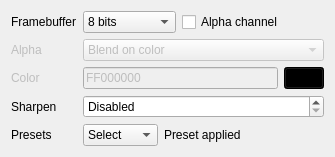
                <widget class="QWidget" name="generalTab">
                 <attribute name="title">
                  <string>General</string>
                 </attribute>
                 <layout class="QFormLayout" name="generalTabLayout">
                  <property name="fieldGrowthPolicy">
                   <enum>QFormLayout::FieldGrowthPolicy::AllNonFixedFieldsGrow</enum>
                  </property>
                  <item row="0" column="0">
                   <widget class="QLabel" name="videoFramebufferLabel">
                    <property name="text">
                     <string>Framebuffer</string>
                    </property>
                   </widget>
                  </item>
                  <item row="0" column="1">
                   <layout class="QHBoxLayout" name="videoFramebufferLayout" stretch="1,1,2">
                    <item>
                     <widget class="QComboBox" name="videoFramebuffer">
                      <property name="sizePolicy">
                       <sizepolicy hsizetype="MinimumExpanding" vsizetype="Fixed">
                        <horstretch>0</horstretch>
                        <verstretch>0</verstretch>
                       </sizepolicy>
                      </property>
                      <property name="currentIndex">
                       <number>0</number>
                      </property>
                      <item>
                       <property name="text">
                        <string>8 bits</string>
                       </property>
                      </item>
                      <item>
                       <property name="text">
                        <string>10 bits</string>
                       </property>
                      </item>
                      <item>
                       <property name="text">
                        <string>12 bits</string>
                       </property>
                      </item>
                      <item>
                       <property name="text">
                        <string>16 bits</string>
                       </property>
                      </item>
                      <item>
                       <property name="text">
                        <string>16 bits float</string>
                       </property>
                      </item>
                      <item>
                       <property name="text">
                        <string>32 bits float</string>
                       </property>
                      </item>
                     </widget>
                    </item>
                    <item>
                     <widget class="QCheckBox" name="videoUseAlpha">
                      <property name="text">
                       <string>Alpha channel</string>
                      </property>
                     </widget>
                    </item>
                    <item>
                     <spacer name="videoFramebufferSpacer">
                      <property name="orientation">
                       <enum>Qt::Orientation::Horizontal</enum>
                      </property>
                      <property name="sizeHint" stdset="0">
                       <size>
                        <width>40</width>
                        <height>20</height>
                       </size>
                      </property>
                     </spacer>
                    </item>
                   </layout>
                  </item>
                  <item row="1" column="0">
                   <widget class="QLabel" name="videoBackgroundLabel">
                    <property name="enabled">
                     <bool>false</bool>
                    </property>
                    <property name="text">
                     <string>Alpha</string>
                    </property>
                   </widget>
                  </item>
                  <item row="1" column="1">
                   <widget class="QComboBox" name="videoBackground">
                    <property name="enabled">
                     <bool>false</bool>
                    </property>
                    <item>
                     <property name="text">
                      <string>Blend on color</string>
                     </property>
                    </item>
                    <item>
                     <property name="text">
                      <string>Checkerboard pattern</string>
                     </property>
                    </item>
                    <item>
                     <property name="text">
                      <string>None</string>
                     </property>
                    </item>
                   </widget>
                  </item>
                  <item row="3" column="0">
                   <widget class="QLabel" name="videoSharpenLabel">
                    <property name="text">
                     <string>Sharpen</string>
                    </property>
                   </widget>
                  </item>
                  <item row="3" column="1">
                   <widget class="QDoubleSpinBox" name="videoSharpen">
                    <property name="specialValueText">
                     <string>Disabled</string>
                    </property>
                    <property name="decimals">
                     <number>6</number>
                    </property>
                    <property name="maximum">
                     <double>20.000000000000000</double>
                    </property>
                   </widget>
                  </item>
                  <item row="4" column="0">
                   <widget class="QLabel" name="videoPresetLabel">
                    <property name="text">
                     <string>Presets</string>
                    </property>
                   </widget>
                  </item>
                  <item row="4" column="1">
                   <layout class="QHBoxLayout" name="videoPresetLayout" stretch="1,0,2">
                    <item>
                     <widget class="QComboBox" name="videoPreset">
                      <property name="sizePolicy">
                       <sizepolicy hsizetype="Fixed" vsizetype="Fixed">
                        <horstretch>0</horstretch>
                        <verstretch>0</verstretch>
                       </sizepolicy>
                      </property>
                      <item>
                       <property name="text">
                        <string>Select</string>
                       </property>
                      </item>
                      <item>
                       <property name="text">
                        <string>Plain</string>
                       </property>
                      </item>
                      <item>
                       <property name="text">
                        <string>Low</string>
                       </property>
                      </item>
                      <item>
                       <property name="text">
                        <string>Medium</string>
                       </property>
                      </item>
                      <item>
                       <property name="text">
                        <string>High</string>
                       </property>
                      </item>
                      <item>
                       <property name="text">
                        <string>Highest</string>
                       </property>
                      </item>
                      <item>
                       <property name="text">
                        <string>Placebo</string>
                       </property>
                      </item>
                     </widget>
                    </item>
                    <item>
                     <widget class="QLabel" name="videoPresetApplied">
                      <property name="text">
                       <string>Preset applied</string>
                      </property>
                     </widget>
                    </item>
                    <item>
                     <spacer name="videoPresetSpacer">
                      <property name="orientation">
                       <enum>Qt::Orientation::Horizontal</enum>
                      </property>
                      <property name="sizeHint" stdset="0">
                       <size>
                        <width>40</width>
                        <height>20</height>
                       </size>
                      </property>
                     </spacer>
                    </item>
                   </layout>
                  </item>
                  <item row="2" column="0">
                   <widget class="QLabel" name="videoBackgroundColorLabel">
                    <property name="enabled">
                     <bool>false</bool>
                    </property>
                    <property name="text">
                     <string>Color</string>
                    </property>
                   </widget>
                  </item>
                  <item row="2" column="1">
                   <layout class="QHBoxLayout" name="videoBackgroundColorLayout">
                    <item>
                     <widget class="QLineEdit" name="videoBackgroundColorValue">
                      <property name="enabled">
                       <bool>false</bool>
                      </property>
                      <property name="inputMask">
                       <string notr="true">HHHHHHHH</string>
                      </property>
                      <property name="text">
                       <string notr="true">FF000000</string>
                      </property>
                     </widget>
                    </item>
                    <item>
                     <widget class="QPushButton" name="videoBackgroundColorPick">
                      <property name="enabled">
                       <bool>false</bool>
                      </property>
                      <property name="styleSheet">
                       <string notr="true">background: #000000;</string>
                      </property>
                      <property name="text">
                       <string/>
                      </property>
                     </widget>
                    </item>
                   </layout>
                  </item>
                 </layout>
                </widget>
